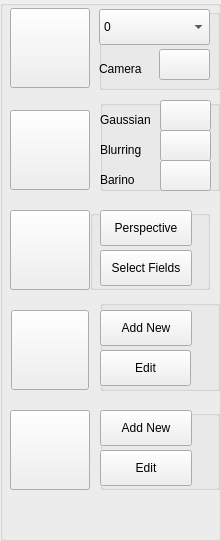
   <widget class="QGroupBox" name="mainButtongbx">
    <property name="geometry">
     <rect>
      <x>0</x>
      <y>0</y>
      <width>221</width>
      <height>541</height>
     </rect>
    </property>
    <property name="title">
     <string/>
    </property>
    <widget class="QGroupBox" name="robotgbx">
     <property name="geometry">
      <rect>
       <x>100</x>
       <y>410</y>
       <width>120</width>
       <height>80</height>
      </rect>
     </property>
     <property name="title">
      <string/>
     </property>
     <widget class="QPushButton" name="addnewRobotbtn">
      <property name="geometry">
       <rect>
        <x>0</x>
        <y>0</y>
        <width>92</width>
        <height>36</height>
       </rect>
      </property>
      <property name="text">
       <string>Add New</string>
      </property>
     </widget>
     <widget class="QPushButton" name="editRobotbtn">
      <property name="geometry">
       <rect>
        <x>0</x>
        <y>40</y>
        <width>92</width>
        <height>36</height>
       </rect>
      </property>
      <property name="text">
       <string>Edit</string>
      </property>
     </widget>
    </widget>
    <widget class="QPushButton" name="filterbtn">
     <property name="geometry">
      <rect>
       <x>10</x>
       <y>110</y>
       <width>80</width>
       <height>80</height>
      </rect>
     </property>
     <property name="minimumSize">
      <size>
       <width>80</width>
       <height>80</height>
      </size>
     </property>
     <property name="maximumSize">
      <size>
       <width>80</width>
       <height>80</height>
      </size>
     </property>
     <property name="text">
      <string/>
     </property>
     <property name="icon">
      <iconset resource="resources.qrc">
       <normaloff>:/icons/filterIcon.png</normaloff>:/icons/filterIcon.png</iconset>
     </property>
     <property name="iconSize">
      <size>
       <width>80</width>
       <height>80</height>
      </size>
     </property>
    </widget>
    <widget class="QGroupBox" name="colorgbx">
     <property name="geometry">
      <rect>
       <x>100</x>
       <y>300</y>
       <width>120</width>
       <height>91</height>
      </rect>
     </property>
     <property name="title">
      <string/>
     </property>
     <widget class="QPushButton" name="addnewColorbtn">
      <property name="geometry">
       <rect>
        <x>0</x>
        <y>10</y>
        <width>92</width>
        <height>36</height>
       </rect>
      </property>
      <property name="text">
       <string>Add New</string>
      </property>
     </widget>
     <widget class="QPushButton" name="editColorbtn">
      <property name="geometry">
       <rect>
        <x>0</x>
        <y>50</y>
        <width>91</width>
        <height>36</height>
       </rect>
      </property>
      <property name="text">
       <string>Edit</string>
      </property>
     </widget>
    </widget>
    <widget class="QPushButton" name="colorbtn">
     <property name="geometry">
      <rect>
       <x>11</x>
       <y>310</y>
       <width>78</width>
       <height>80</height>
      </rect>
     </property>
     <property name="minimumSize">
      <size>
       <width>78</width>
       <height>78</height>
      </size>
     </property>
     <property name="maximumSize">
      <size>
       <width>80</width>
       <height>80</height>
      </size>
     </property>
     <property name="text">
      <string/>
     </property>
     <property name="icon">
      <iconset resource="resources.qrc">
       <normaloff>:/icons/colorsIcon.png</normaloff>:/icons/colorsIcon.png</iconset>
     </property>
     <property name="iconSize">
      <size>
       <width>80</width>
       <height>80</height>
      </size>
     </property>
    </widget>
    <widget class="QGroupBox" name="filtergbx">
     <property name="geometry">
      <rect>
       <x>100</x>
       <y>100</y>
       <width>120</width>
       <height>91</height>
      </rect>
     </property>
     <property name="title">
      <string/>
     </property>
     <widget class="QLabel" name="gaussianlbl">
      <property name="geometry">
       <rect>
        <x>0</x>
        <y>10</y>
        <width>63</width>
        <height>20</height>
       </rect>
      </property>
      <property name="text">
       <string>Gaussian</string>
      </property>
     </widget>
     <widget class="QPushButton" name="onoffbtn_2">
      <property name="geometry">
       <rect>
        <x>60</x>
        <y>0</y>
        <width>51</width>
        <height>31</height>
       </rect>
      </property>
      <property name="text">
       <string/>
      </property>
      <property name="icon">
       <iconset>
        <normaloff>icons/off.png</normaloff>
        <selectedoff>../Downloads/off.png</selectedoff>icons/off.png</iconset>
      </property>
      <property name="iconSize">
       <size>
        <width>50</width>
        <height>50</height>
       </size>
      </property>
     </widget>
     <widget class="QLabel" name="blurringlbl">
      <property name="geometry">
       <rect>
        <x>0</x>
        <y>40</y>
        <width>63</width>
        <height>20</height>
       </rect>
      </property>
      <property name="text">
       <string>Blurring</string>
      </property>
     </widget>
     <widget class="QPushButton" name="onoffbtn_3">
      <property name="geometry">
       <rect>
        <x>60</x>
        <y>30</y>
        <width>51</width>
        <height>31</height>
       </rect>
      </property>
      <property name="text">
       <string/>
      </property>
      <property name="icon">
       <iconset>
        <normaloff>icons/off.png</normaloff>
        <selectedoff>../Downloads/off.png</selectedoff>icons/off.png</iconset>
      </property>
      <property name="iconSize">
       <size>
        <width>50</width>
        <height>50</height>
       </size>
      </property>
     </widget>
     <widget class="QLabel" name="barinolbl">
      <property name="geometry">
       <rect>
        <x>0</x>
        <y>70</y>
        <width>63</width>
        <height>20</height>
       </rect>
      </property>
      <property name="text">
       <string>Barino</string>
      </property>
     </widget>
     <widget class="QPushButton" name="onoffbtn_4">
      <property name="geometry">
       <rect>
        <x>60</x>
        <y>60</y>
        <width>51</width>
        <height>31</height>
       </rect>
      </property>
      <property name="text">
       <string/>
      </property>
      <property name="icon">
       <iconset>
        <normaloff>icons/off.png</normaloff>
        <selectedoff>../Downloads/off.png</selectedoff>icons/off.png</iconset>
      </property>
      <property name="iconSize">
       <size>
        <width>50</width>
        <height>50</height>
       </size>
      </property>
     </widget>
    </widget>
    <widget class="QPushButton" name="cambtn">
     <property name="geometry">
      <rect>
       <x>10</x>
       <y>8</y>
       <width>80</width>
       <height>80</height>
      </rect>
     </property>
     <property name="minimumSize">
      <size>
       <width>80</width>
       <height>80</height>
      </size>
     </property>
     <property name="maximumSize">
      <size>
       <width>80</width>
       <height>80</height>
      </size>
     </property>
     <property name="text">
      <string/>
     </property>
     <property name="icon">
      <iconset resource="resources.qrc">
       <normaloff>:/icons/cameraIcon.png</normaloff>:/icons/cameraIcon.png</iconset>
     </property>
     <property name="iconSize">
      <size>
       <width>80</width>
       <height>80</height>
      </size>
     </property>
    </widget>
    <widget class="QGroupBox" name="cameragbx">
     <property name="geometry">
      <rect>
       <x>99</x>
       <y>9</y>
       <width>121</width>
       <height>81</height>
      </rect>
     </property>
     <property name="title">
      <string/>
     </property>
     <widget class="QComboBox" name="idckb">
      <property name="geometry">
       <rect>
        <x>0</x>
        <y>0</y>
        <width>111</width>
        <height>36</height>
       </rect>
      </property>
      <item>
       <property name="text">
        <string>0</string>
       </property>
      </item>
      <item>
       <property name="text">
        <string>1</string>
       </property>
      </item>
      <item>
       <property name="text">
        <string>2</string>
       </property>
      </item>
     </widget>
     <widget class="QLabel" name="camlbl">
      <property name="geometry">
       <rect>
        <x>0</x>
        <y>50</y>
        <width>63</width>
        <height>20</height>
       </rect>
      </property>
      <property name="text">
       <string>Camera</string>
      </property>
     </widget>
     <widget class="QPushButton" name="onoffbtn">
      <property name="geometry">
       <rect>
        <x>60</x>
        <y>40</y>
        <width>51</width>
        <height>31</height>
       </rect>
      </property>
      <property name="text">
       <string/>
      </property>
      <property name="icon">
       <iconset>
        <normaloff>icons/off.png</normaloff>
        <normalon>:/icons/on.png</normalon>
        <activeoff>:/icons/off.png</activeoff>
        <activeon>:/icons/on.png</activeon>
        <selectedoff>../Downloads/off.png</selectedoff>
        <selectedon>:/icons/on.png</selectedon>icons/off.png</iconset>
      </property>
      <property name="iconSize">
       <size>
        <width>51</width>
        <height>31</height>
       </size>
      </property>
     </widget>
    </widget>
    <widget class="QPushButton" name="robotbtn">
     <property name="geometry">
      <rect>
       <x>10</x>
       <y>410</y>
       <width>80</width>
       <height>80</height>
      </rect>
     </property>
     <property name="minimumSize">
      <size>
       <width>80</width>
       <height>80</height>
      </size>
     </property>
     <property name="maximumSize">
      <size>
       <width>80</width>
       <height>80</height>
      </size>
     </property>
     <property name="text">
      <string/>
     </property>
     <property name="icon">
      <iconset resource="resources.qrc">
       <normaloff>:/icons/robots.png</normaloff>:/icons/robots.png</iconset>
     </property>
     <property name="iconSize">
      <size>
       <width>70</width>
       <height>70</height>
      </size>
     </property>
    </widget>
    <widget class="QPushButton" name="mapsbtn">
     <property name="geometry">
      <rect>
       <x>10</x>
       <y>210</y>
       <width>80</width>
       <height>80</height>
      </rect>
     </property>
     <property name="minimumSize">
      <size>
       <width>80</width>
       <height>80</height>
      </size>
     </property>
     <property name="maximumSize">
      <size>
       <width>80</width>
       <height>80</height>
      </size>
     </property>
     <property name="text">
      <string/>
     </property>
     <property name="icon">
      <iconset resource="resources.qrc">
       <normaloff>:/icons/map.jpg</normaloff>:/icons/map.jpg</iconset>
     </property>
     <property name="iconSize">
      <size>
       <width>70</width>
       <height>70</height>
      </size>
     </property>
    </widget>
    <widget class="QGroupBox" name="perpectivegbx">
     <property name="geometry">
      <rect>
       <x>90</x>
       <y>210</y>
       <width>120</width>
       <height>80</height>
      </rect>
     </property>
     <property name="title">
      <string/>
     </property>
     <widget class="QPushButton" name="perspetivebtn">
      <property name="geometry">
       <rect>
        <x>10</x>
        <y>0</y>
        <width>92</width>
        <height>36</height>
       </rect>
      </property>
      <property name="text">
       <string>Perspective</string>
      </property>
     </widget>
     <widget class="QPushButton" name="selectFieldsbtn">
      <property name="geometry">
       <rect>
        <x>10</x>
        <y>40</y>
        <width>92</width>
        <height>36</height>
       </rect>
      </property>
      <property name="text">
       <string>Select Fields</string>
      </property>
     </widget>
    </widget>
   </widget>
